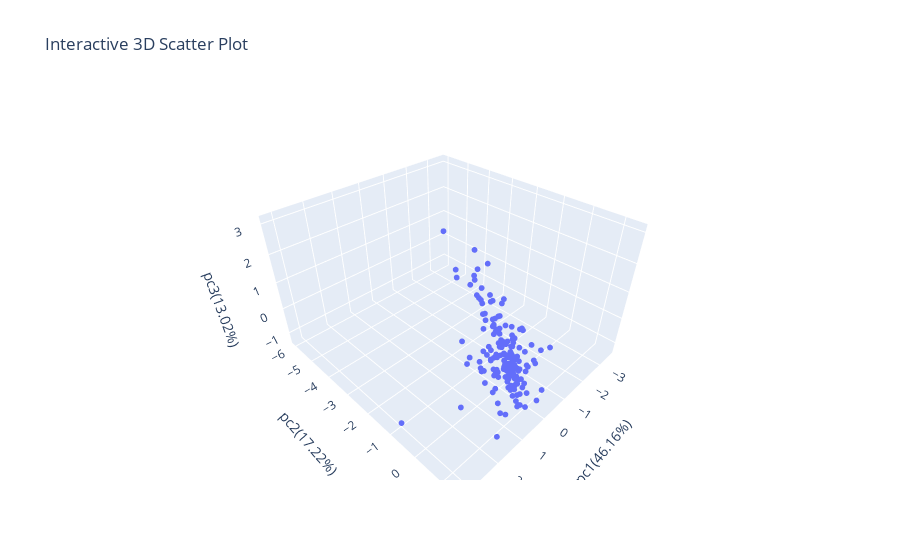

The notebook cell saved with this chart:
### Code cell
fig = go.Figure(data=[go.Scatter3d(x=new_data[:, 0], y=new_data[:, 1], z=new_data[:, 2], mode='markers',
                                  marker=dict(size=2))])

fig.update_layout(
    scene=dict(
        xaxis_title=f'pc1({contributions[0]*100:.2f}%)',
        yaxis_title=f'pc2({contributions[1]*100:.2f}%)',
        zaxis_title=f'pc3({contributions[2]*100:.2f}%)'
    ),
    title='Interactive 3D Scatter Plot'
)

fig.show()

### Figure 1 — Plotly figure (JSON) as saved in the notebook; plotly's stock layout.template omitted (floating-point values rounded to 4 significant figures; data arrays with more than 128 entries replaced by an {"elided": "..."} marker saying what was removed)
{"data": [{"marker": {"size": 2}, "mode": "markers", "type": "scatter3d", "x": {"elided": "167 float values"}, "y": {"elided": "167 float values"}, "z": {"elided": "167 float values"}}], "layout": {"scene": {"xaxis": {"title": {"text": "pc1(46.16%)"}}, "yaxis": {"title": {"text": "pc2(17.22%)"}}, "zaxis": {"title": {"text": "pc3(13.02%)"}}}, "title": {"text": "Interactive 3D Scatter Plot"}}}
